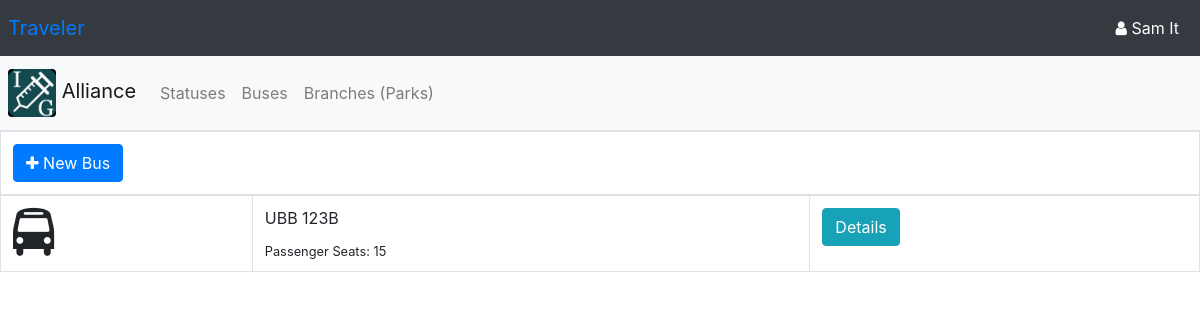
/company/1/buses (signed in), run on the app's committed database.
### app/models/models.py (models this page shows, shortened)
class Profile(db.Model):
    id = db.Column(db.Integer, primary_key=True)
    first_name = db.Column(db.String(64))
    last_name = db.Column(db.String(64))
    telephone = db.Column(db.String(16))
    is_admin = db.Column(db.Boolean())
    is_manager = db.Column(db.Boolean())
    is_cashier = db.Column(db.Boolean())
    branch_id = db.Column(db.Integer, db.ForeignKey("branch.id"))
    user_id = db.Column(db.Integer, db.ForeignKey("user.id", ondelete="CASCADE"))
    def display_name(self):
        return f"{self.first_name} {self.last_name}"

class Company(db.Model):
    id = db.Column(db.Integer, primary_key=True)
    name = db.Column(db.String(64))
    logo = db.Column(db.String(64))
    branches = db.relationship("Branch", backref="company")
    buses = db.relationship("Bus", backref="company")
    statuses = db.relationship("Status", backref="company")

class Bus(db.Model):
    id = db.Column(db.Integer, primary_key=True)
    number = db.Column(db.String(16))
    columns = db.Column(db.Integer)
    rows = db.Column(db.Integer)
    broadcast = db.Column(db.Boolean)
    departure_time = db.Column(db.DateTime)
    booking_deadline = db.Column(db.DateTime)
    company_id = db.Column(db.Integer, db.ForeignKey("company.id"))
    status_id = db.Column(db.Integer, db.ForeignKey("status.id"))
    journey_id = db.Column(db.Integer, db.ForeignKey("journey.id"))
    grids = db.relationship("Grid", backref="bus")
    def seats(self):
        return list(filter(lambda grid:grid.grid_type==1, self.grids))

### app/WEB/views/company.py (the view)
@company_bp.route("/<int:company_id>/buses", methods=["GET"])
def get_company_buses(company_id):
    company = Company.query.get(company_id)
    buses = Bus.query.filter_by(company_id=company_id).all()
    create_bus_form = CreateBusForm(company=company)
    return render_template("bus/company-buses.html", buses=buses, company=company, create_bus_form=create_bus_form)

### app/WEB/context_processors.py (called while the page is built)
@app.context_processor
def company():
	if current_user.is_authenticated:
		branch = current_user.profile.branch
		if branch:
			return {
				"branch": branch,
				"company": branch.company,
			}
	return {}

### app/models/models.py (called while the page is built)
    def __str__(self):
        return self.name

    def __str__(self):
        return self.profile.display_name()

### app/setup.py (called while the page is built)
@login_manager.user_loader
def load_user(user_id):
	return User.query.get(user_id)

### app/templates/bus/company-buses.html (shortened to what this page needs)
{% extends 'company/company.html' %}
{% block company_content %}
	<div class="">
		<table class="table table-responsive-sm border">
	    	{% if buses|length %}
	        <thead>
	        	<th colspan="3">
	                <button class="btn btn-primary" data-toggle="modal" data-target="#createBusModal"><span class="fa fa-plus"></span> New Bus</button>
	        	</th>
	        </thead>
	        {% endif %}
	        <tbody>
	            {% for bus in buses %}
	                <tr>
	                    <td>
	                    	<span class="fa fa-bus fa-3x"></span>
	                    </td>
	                    <td class="border m-auto">
	                        <p>{{bus.number}}</p>
	                        <small>Passenger Seats: {{bus.seats()|length}} </small>
	                    </td>
	                    <td><a href="{{ url_for('company.get_company_bus', company_id=company.id, bus_id=bus.id) }}" class='btn btn-info'>Details</a></td>
	                </tr>
	            {% else %}
	                <div class="container" align="center">
	                    <p class="display-5 text-muted p-2">No Buses!</p>
	                    <br>
	                    <button class="btn btn-primary" data-toggle="modal" data-target="#createBusModal"><span class="fa fa-plus"></span> New Bus</button>
	                </div>
	            {% endfor %}
	        </tbody>
	    </table>
	</div>
{% endblock %}

### app/templates/company/company-base.html (shortened to what this page needs)
{% extends 'index/admin-base.html' %}
{% block content %}
<nav class="navbar navbar-expand-lg navbar-light bg-light p-2 border-bottom fixed d-flex">
	<a class="navbar-brand" href="{{url_for('company.get_company', company_id=company.id)}}"><img class="img-fluid rounded" style="width: 3rem;" src="{{url_for('company.get_company_logo', logoname=company.logo)}}" /> {{company.name}}</a>
	<div class="collapse navbar-collapse" id="navbarSupportedContent">
		<ul class="navbar-nav mr-auto">
			<li class="nav-item {% block active_statuses %}{% endblock %}">
				<a class="nav-link" href="{{ url_for('company.get_company_statuses', company_id=company.id) }}">Statuses</a>
			</li>
			<li class="nav-item {% block active_buses %}{% endblock %}">
				<a class="nav-link" href="{{ url_for('company.get_company_buses', company_id=company.id) }}">Buses</a>
			</li>
			<li class="nav-item {% block active_branches %}{% endblock %}">
				<a class="nav-link" href="{{ url_for('company.get_company_branches', company_id=company.id) }}">Branches (Parks)</a>
			</li>
		</ul>
	</div>
</nav>
{% block company_content %}
{% endblock %}
{% endblock %}

### app/templates/index/admin-base.html (shortened to what this page needs)
{% extends 'base.html' %}
{% block body %}
	<body>
		<div class="bg-dark d-flex p-2">
			<div class="flex-fill">
				<a href="{{url_for('index.index')}}" class="navbar-brand">
					Traveler
	            </a>
            </div>
            <button type="button" class="btn btn-dark" data-toggle="dropdown">
				<span class="fa fa-user"></span> {{current_user}}</span>
			</button>
        </div>
		{% block content %}
		{% endblock %}
	</body>
{% endblock %}

### app/static/css/style.css (style rules this page uses)
.fixed { position:sticky; top:0; z-index:1 }

### data on the page
Profile: first_name+last_name "Sam It"
Company: logo (picture), name "Alliance"
Bus: number "UBB 123B", seats|length "15"
